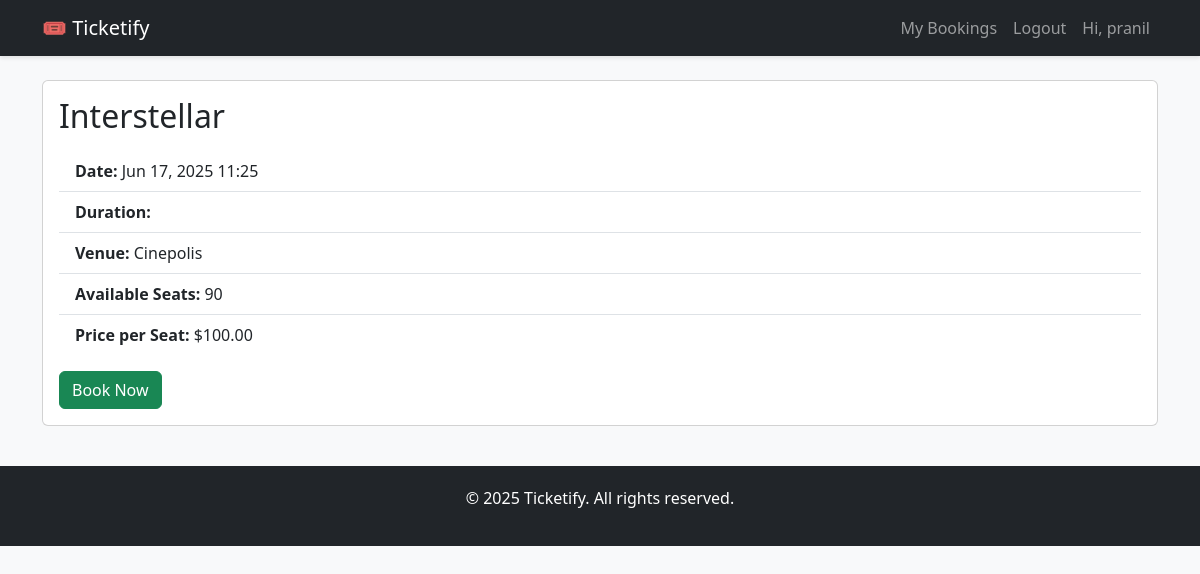
The page /shows/5/ (signed in) on the database its author committed.
### accounts/models.py (models this page shows, shortened)
class CustomUser(AbstractUser):
    is_admin = models.BooleanField(default=False)
    phone_number = models.CharField(max_length=15, blank=True)

### tickets/models.py (models this page shows, shortened)
class Show(models.Model):
    title = models.CharField(max_length=200)
    date = models.DateTimeField()
    venue = models.CharField(max_length=200)
    total_seats = models.PositiveIntegerField()
    price_per_seat = models.DecimalField(max_digits=6, decimal_places=2)
    created_at = models.DateTimeField(auto_now_add=True)
    updated_at = models.DateTimeField(auto_now=True)
    def available_seats(self):
        booked_seats = self.booking_set.aggregate(models.Sum('number_of_seats'))['number_of_seats__sum'] or 0
        return self.total_seats - booked_seats

### tickets/views.py (the view)
# urls.py: path('<int:pk>/', views.ShowDetailView.as_view(), name='show_detail'),
class ShowDetailView(DetailView):
    model = Show
    template_name = 'tickets/show_detail.html'

### tickets/templates/tickets/show_detail.html (shortened to what this page needs)
{% extends 'base.html' %}
{% block content %}
<div class="card">
    <div class="card-body">
        <h2 class="card-title">{{ show.title }}</h2>
        <ul class="list-group list-group-flush mb-3">
            <li class="list-group-item"><strong>Date:</strong> {{ show.date|date:"M d, Y H:i" }}</li>
            <li class="list-group-item"><strong>Duration:</strong> {{ show.duration }}</li>
            <li class="list-group-item"><strong>Venue:</strong> {{ show.venue }}</li>
            <li class="list-group-item"><strong>Available Seats:</strong> {{ show.available_seats }}</li>
            <li class="list-group-item"><strong>Price per Seat:</strong> ${{ show.price_per_seat }}</li>
        </ul>
        {% if user.is_authenticated %}
            {% if show.available_seats > 0 %}
                <a href="{% url 'tickets:book_show' show.pk %}" class="btn btn-success">Book Now</a>
            {% else %}
                <button class="btn btn-secondary" disabled>Sold Out</button>
            {% endif %}
        {% else %}
            <a href="{% url 'accounts:login' %}?next={% url 'show_detail' show.pk %}" class="btn btn-primary">Login to Book</a>
        {% endif %}
    </div>
</div>
{% endblock %}

### tickets/templates/base.html (shortened to what this page needs)
{% load static %}
<!DOCTYPE html>
<html lang="en">
<head>
    <link href="https://cdn.jsdelivr.net/npm/bootstrap@5.3.0/dist/css/bootstrap.min.css" rel="stylesheet">
</head>
<body>
    <nav class="navbar navbar-expand-lg navbar-dark bg-dark">
        <div class="container">
            <a class="navbar-brand" href="{% url 'home' %}">🎟 Ticketify</a>
            <div class="collapse navbar-collapse">
                <ul class="navbar-nav ms-auto">
                    {% if user.is_authenticated %}
                        <li class="nav-item"><a class="nav-link" href="{% url 'tickets:booking_history' %}">My Bookings</a></li>
                        <li class="nav-item"><form method="post" action="{% url 'accounts:logout' %}">{% csrf_token %}
                            <button class="btn btn-link nav-link" type="submit">Logout</button></form></li>
                        <li class="nav-item"><span class="nav-link">Hi, {{ user.username }}</span></li>
                    {% else %}
                        <li class="nav-item"><a class="nav-link" href="{% url 'accounts:login' %}">Login</a></li>
                        <li class="nav-item"><a class="nav-link" href="{% url 'accounts:register' %}">Register</a></li>
                    {% endif %}
                </ul>
            </div>
        </div>
    </nav>
    <div class="container mt-4">
        {% block content %}{% endblock %}
    </div>
    <footer>
        <p>© 2025 Ticketify. All rights reserved.</p>
    </footer>
</body>
</html>

### tickets/templates/base.html (style rules this page uses)
body { background-color: #f8f9fa; }
.navbar { box-shadow: 0 2px 4px rgba(0,0,0,0.1); }
footer { margin-top: 40px; padding: 20px 0; background-color: #212529; color: white; text-align: center; }

### rows shown on the page
CustomUser: username "pranil"
Show: title "Interstellar", date "Jun 17, 2025 11:25", venue "Cinepolis", available_seats "90", price_per_seat "100.00"
